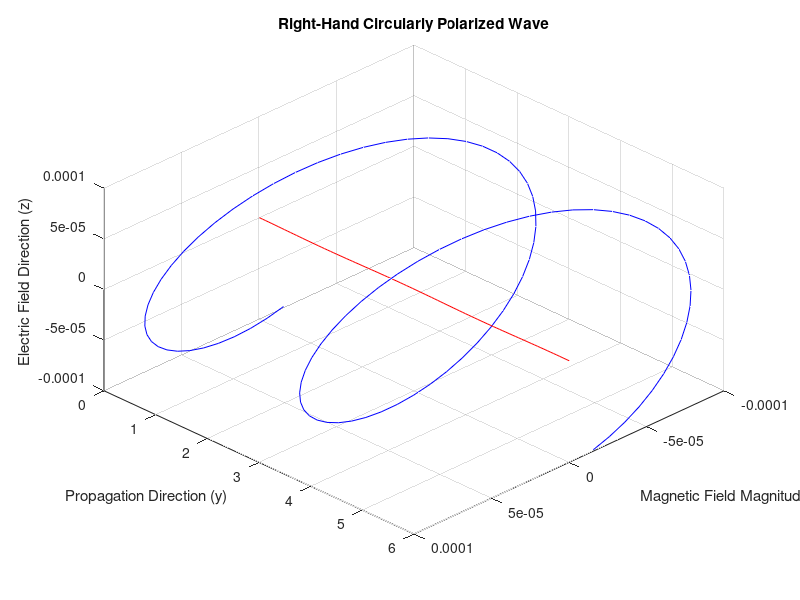

The MATLAB source for this figure:
e0 = 8.85*10^-12;               % Dielectric Constant
u0 = 4*pi*10^-7;                % Free Space Permaebility
f = 100*10^6;                   % Frequency
E0= 10^-4;                      % Electric Amplitude
w = 2*pi*f;                     % Angular Frequency
k = w*sqrt(u0*e0);              % Wave Number => w/c , c = 1/sqrt(u0*e0) 3*10^8
lam = (2*pi)/k;                 % The wave length => c/f
t = linspace(0,50*10^-9,100);  % Time Vector
v = linspace(0,2*lam,100);     % Creating a location vector up to 2 time chosen wavelength
[x,y,z] = meshgrid(v);         % Creating 3D Meshgrid for locations
for b = 1:50
Ez = E0*exp(-1i*k*y);
Ex = E0 * exp(-1i * k * y) * exp(-1i * pi / 2);
Ey = E0 * exp(-1i * k * y);

% Since we only interested in time domain. We take the real parts.
Ext = real(Ex*exp(-1i*w*t(b)));  
Eyt = real(Ey*exp(-1i*w*t(b)));
Ezt = real(Ez*exp(-1i*w*t(b)));

% As mention in the lab document. We can find magnetic field wave plane wave approximation using maxwell equations
[curlx,curly,curlz] = curl(x,y,z,Ex,Ey,Ez);
Hx = curlx/(-1i*w*u0);
Hy = curly/(-1i*w*u0);
Hz = curlz/(-1i*w*u0);
Hxt = real(Hx*exp(-1i*w*t(b)));
Hyt = real(Hy*exp(-1i*w*t(b)));
Hzt = real(Hz*exp(-1i*w*t(b)));

% Now we have time domain plane wave approximation of electric field and magnetic field. Let's plot them.
plot3(Ext(:,1,1),y(:,1,1),Ezt(:,1,1),'b')
view([135 45])
hold on
plot3(Hxt(:,1,1),y(:,1,1),Hzt(:,1,1),'r')
hold off
zlim([-E0 E0])
figure(1)
title("Right-Hand Circularly Polarized Wave")
xlabel("Magnetic Field Magnitude (x)")
ylabel("Propagation Direction (y)")
zlabel("Electric Field Direction (z)")
grid on
pause(0.0001)
end
